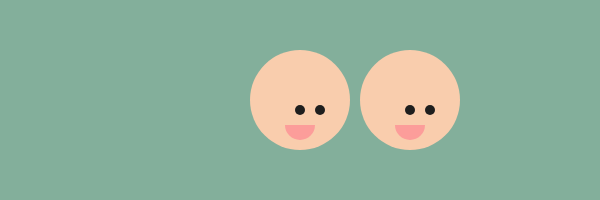
Frame 1 (no input)
Frame 60 (no input): identical to frame 1, image omitted
Frame 120 (the mouse pressed at the canvas centre since frame 60): identical to frame 1, image omitted

The p5.js sketch that drew this single still picture (run headless with seeded random() and noise() and a simulated clock; from frame 60 on, the mouse is pressed at the canvas centre):

// p5.js sketch
// ── sketch.js
function setup() { 
	createCanvas(600, 200);
	noStroke();
} 

function draw() { 
	background(131, 175, 155);
   
   drawHappyFace(300,100);
   drawHappyFace(410,100);
}

function drawHappyFace(x,y){
   push();
   //Her kommer i selv til at skrive kode
   
   translate(x, y);

   //Face
   fill(249,205,173);//rosy beige
   ellipse(0, 0, 100, 100);

   //Eye 1
   fill(30);//dark gray
   ellipse(0, 10, 10, 10);

   //Eye 2
   ellipse(20, 10, 10, 10);

   //Mouth
   fill(252,157,154);//light pink
   arc(0, 25, 30, 30, 0, radians(180), PIE); 

   pop();
}
